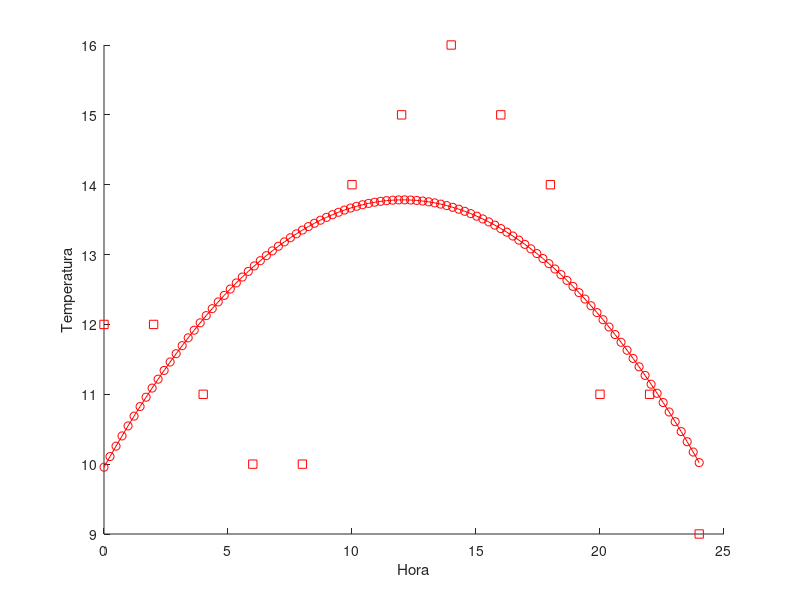

Write the MATLAB code that produced this figure.
# Test número 1, Miguel Álvarez.
clear all; close all; clc
h = [0:2:24];
t = [12 12 11 10 10 14 15 16 15 14 11 11 9];

p = polyfit(h, t, 2);
x = linspace(min(h),max(h),100);
eval = polyval(p,x);
hold on
plot(h, t, "rs ")
plot(x,eval, "ro-")
xlabel('Hora')
ylabel('Temperatura')
